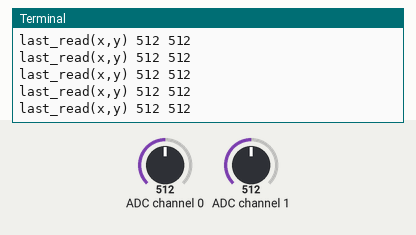
This program was run on a simulated Raspberry Pi (BCM pin numbers). Parts: the last lines printed to the terminal. Inputs (shaded band) come from the test bench; at power-on: ADC channel 0 = 512, ADC channel 1 = 512 (analog values on the 0–1023 scale).

Above: at 1.2 s.
1.3 s: ADC channel 0 set to 716
At 1.42 s:
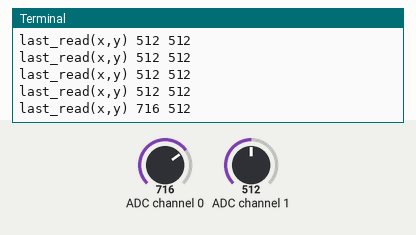
2.8 s: ADC channel 1 set to 716
At 2.82 s:
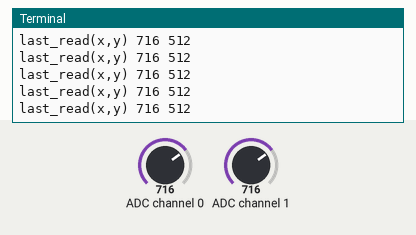
4.3 s: ADC channel 0 set to 900
At 4.33 s:
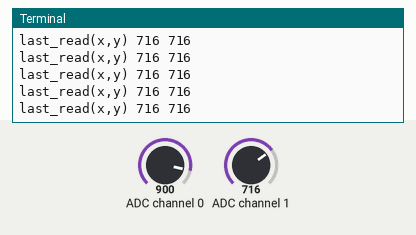
5.8 s: ADC channel 1 set to 900
At 5.84 s:
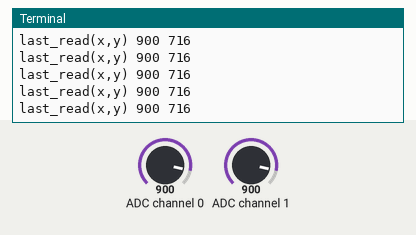
Timing chart, 0 to 8.3 s (numbered marks = the images above; inputs shaded):
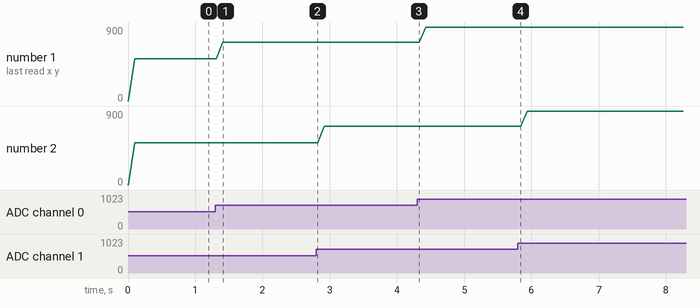

The program:

adc_joystick_read.py
```python
#!/usr/bin/env python

# Written by Limor "Ladyada" Fried for Adafruit Industries, (c) 2015
# This code is released into the public domain

import time
import os
import RPi.GPIO as GPIO

GPIO.setmode(GPIO.BCM)
DEBUG = 1

# read SPI data from MCP3008 chip, 8 possible adc's (0 thru 7)
def readadc(adcnum, clockpin, mosipin, misopin, cspin):
        if ((adcnum > 7) or (adcnum < 0)):
                return -1
        GPIO.output(cspin, True)

        GPIO.output(clockpin, False)  # start clock low
        GPIO.output(cspin, False)     # bring CS low

        commandout = adcnum
        commandout |= 0x18  # start bit + single-ended bit
        commandout <<= 3    # we only need to send 5 bits here
        for i in range(5):
                if (commandout & 0x80):
                        GPIO.output(mosipin, True)
                else:
                        GPIO.output(mosipin, False)
                commandout <<= 1
                GPIO.output(clockpin, True)
                GPIO.output(clockpin, False)

        adcout = 0
        # read in one empty bit, one null bit and 10 ADC bits
        for i in range(12):
                GPIO.output(clockpin, True)
                GPIO.output(clockpin, False)
                adcout <<= 1
                if (GPIO.input(misopin)):
                        adcout |= 0x1

        GPIO.output(cspin, True)

        adcout >>= 1       # first bit is 'null' so drop it
        return adcout

# change these as desired - they're the pins connected from the
# SPI port on the ADC to the Cobbler
SPICLK = 18
SPIMISO = 23
SPIMOSI = 24
SPICS = 25

# set up the SPI interface pins
GPIO.setup(SPIMOSI, GPIO.OUT)
GPIO.setup(SPIMISO, GPIO.IN)
GPIO.setup(SPICLK, GPIO.OUT)
GPIO.setup(SPICS, GPIO.OUT)

# 10k trim pot connected to adc #0
potentiometer_adc = 0;

last_read  = 0       # this keeps track of the last potentiometer value
last_read2 = 0       # this keeps track of the last potentiometer value
tolerance  = 5       # to keep from being jittery we'll only change
                    # volume when the pot has moved more than 5 'counts'

while True:
        # we'll assume that the pot didn't move
        trim_pot_changed  = False
        trim_pot_changed2 = False

        # read the analog pin
        trim_pot = readadc(potentiometer_adc, SPICLK, SPIMOSI, SPIMISO, SPICS)
        trim_pot2 = readadc(1, SPICLK, SPIMOSI, SPIMISO, SPICS)
        # how much has it changed since the last read?
        pot_adjust = abs(trim_pot - last_read)
        pot_adjust2 = abs(trim_pot2 - last_read2)

        if DEBUG:
                #print "trim_pot:", trim_pot
                #print "pot_adjust:", pot_adjust
                print "last_read(x,y)", last_read, last_read2

        if ( pot_adjust > tolerance ):
               trim_pot_changed = True

        if ( pot_adjust2 > tolerance ):
               trim_pot_changed2 = True


        #if DEBUG:
        #        print "trim_pot_changed", trim_pot_changed

        if ( trim_pot_changed ):
                set_volume = trim_pot / 10.24           # convert 10bit adc0 (0-1024) trim pot read into 0-100 volume level
                set_volume = round(set_volume)          # round out decimal value
                set_volume = int(set_volume)            # cast volume as integer

                #print 'Volume = {volume}%' .format(volume = set_volume)
                #set_vol_cmd = 'sudo amixer cset numid=1 -- {volume}% > /dev/null' .format(volume = set_volume)
                #os.system(set_vol_cmd)  # set volume

                #if DEBUG:
                #        print "set_volume", set_volume
                #        print "tri_pot_changed", set_volume

                # save the potentiometer reading for the next loop
                last_read = trim_pot

        if ( trim_pot_changed2 ):
                set_volume2 = trim_pot2 / 10.24           # convert 10bit adc0 (0-1024) trim pot read into 0-100 volume level
                set_volume2 = round(set_volume2)          # round out decimal value
                set_volume2 = int(set_volume2)            # cast volume as integer

                #print 'Volume = {volume}%' .format(volume = set_volume)
                #set_vol_cmd = 'sudo amixer cset numid=1 -- {volume}% > /dev/null' .format(volume = set_volume)
                #os.system(set_vol_cmd)  # set volume

                #if DEBUG:
                #        print "set_volume", set_volume
                #        print "tri_pot_changed", set_volume

                # save the potentiometer reading for the next loop
                last_read2 = trim_pot2


        # hang out and do nothing for a half second
        time.sleep(0.1)
```

Measured:
- after the input at 1.3 s, the terminal: prints a new line after 0.11 s (image 1)
- plotted number 1: 512 → 716 after the input at 1.3 s, 716 → 900 after the input at 4.3 s
